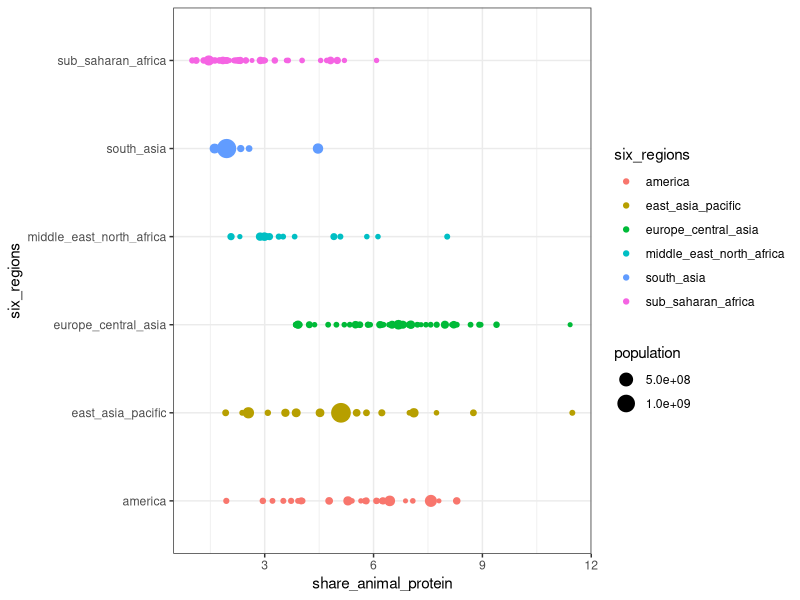
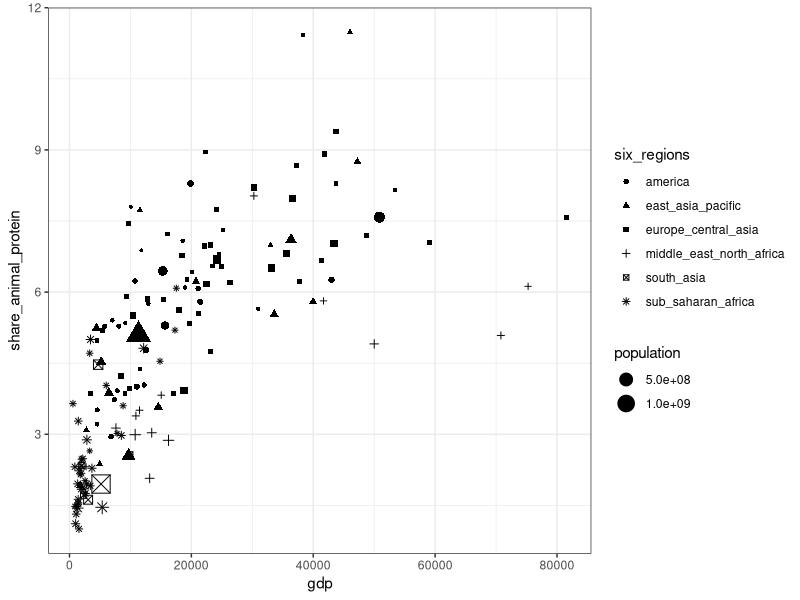
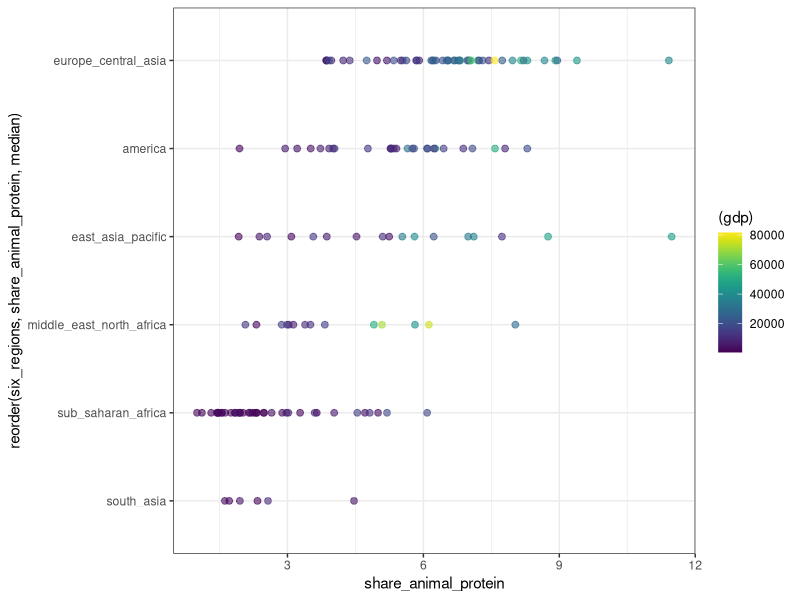

Generate these figures, in order, with R:
## ---- chunk 1
library(tidyverse)
library(here)
theme_set(theme_bw())
## ---- chunk 2
animal_protein = read_csv(
    here("data/share-of-calories-from-animal-protein-vs-gdp-per-capita.csv"),
    col_types = cols(
        Entity = col_character(),
        Code = col_character(),
        Year = col_integer(),
        `Share of total calories from animal protein (%)` = col_double(),
        `GDP per capita (2011US$, PPP) ($)` = col_integer(),
        `Total population (Gapminder)` = col_integer())) %>%
    rename(
        country = Entity,
        code = Code,
        year = Year,
        share_animal_protein = `Share of total calories from animal protein (%)`,
        gdp = `GDP per capita (2011US$, PPP) ($)`,
        population = `Total population (Gapminder)`
    )

geography = read_csv(here("data/Data Geographies - v1 - by Gapminder - List of countries.csv"))

protein_recent = animal_protein %>% 
    filter(year > 1999, year < 2014, complete.cases(.)) %>% 
    mutate(code = tolower(code)) %>% 
    left_join(geography, by = c("code" = "geo"))

## ---- chunk 3
protein_recent %>% 
    filter(year == 2013) %>% 
    ggplot(mapping = aes(x = six_regions, 
                         y = share_animal_protein, 
                         size = population,
                         color = six_regions)) + 
    geom_point() + 
    coord_flip()
## ---- chunk 4
# income group 
# country
# população

protein_recent %>% 
    filter(year == 2013) %>% 
    ggplot() + 
    geom_point(mapping = aes(x = gdp, 
                             y = share_animal_protein, 
                             shape = six_regions, 
                             size = population)) 
## ---- chunk 5
protein_recent %>% 
    filter(year == 2013) %>% 
    ggplot() + 
    geom_point(mapping = aes(x = reorder(six_regions, share_animal_protein, median), 
                             y = share_animal_protein, 
                             color = (gdp)), 
               alpha = .6, 
               size = 2) + 
    coord_flip() + 
    viridis::scale_color_viridis()

